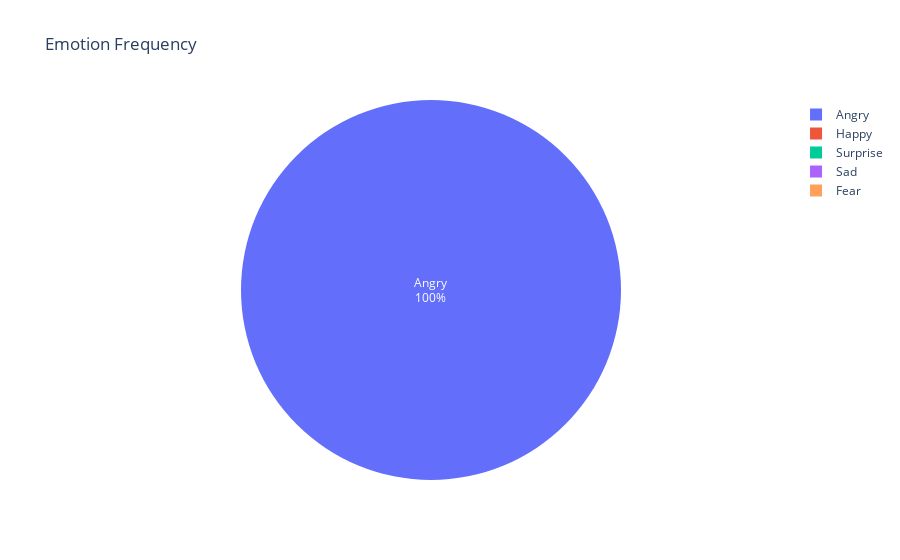

The code cell stored with this chart in its notebook:
### Code cell
fig = px.pie(EmotionDF, values = 'Frequency', names='Emotion',
             title='Emotion Frequency',
             hover_data=['Emotion'], labels={'Emotion':'Emotion'})
fig.update_traces(textposition='inside', textinfo='percent+label')
fig.show()

### Figure 1 — Plotly figure (JSON) as saved in the notebook; plotly's stock layout.template omitted (floating-point values rounded to 4 significant figures)
{"data": [{"customdata": [["Angry"], ["Happy"], ["Surprise"], ["Sad"], ["Fear"]], "domain": {"x": [0, 1], "y": [0, 1]}, "hovertemplate": "Emotion=%{customdata[0]}<br>Frequency=%{value}<extra></extra>", "labels": ["Angry", "Happy", "Surprise", "Sad", "Fear"], "legendgroup": "", "name": "", "showlegend": true, "textinfo": "percent+label", "textposition": "inside", "type": "pie", "values": [1, 0, 0, 0, 0]}], "layout": {"legend": {"tracegroupgap": 0}, "title": {"text": "Emotion Frequency"}}}
